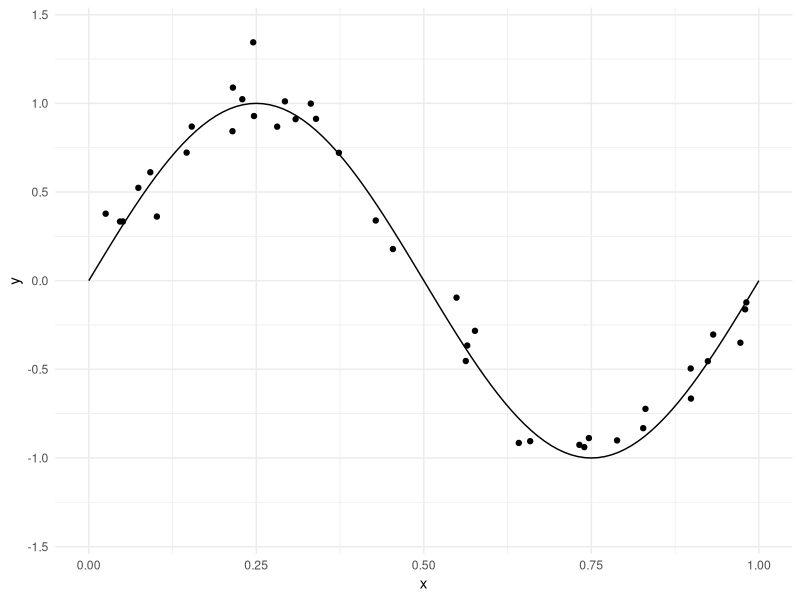
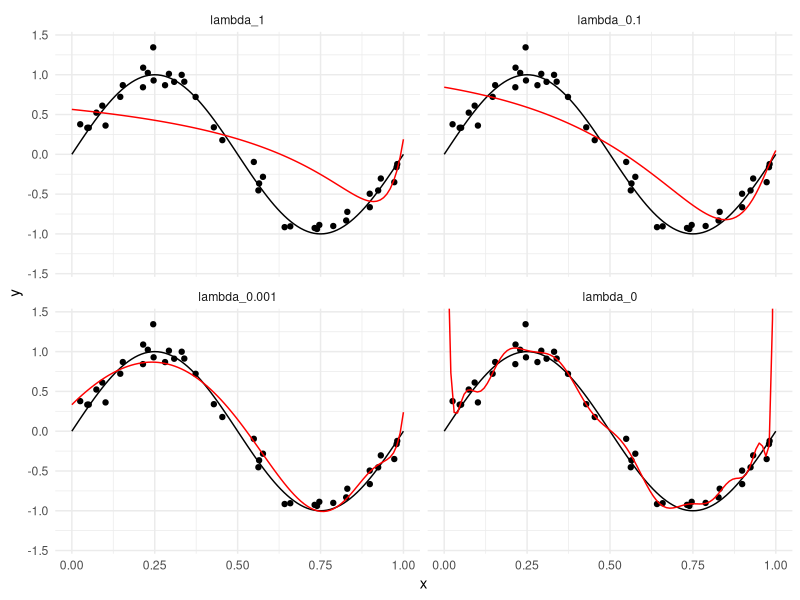
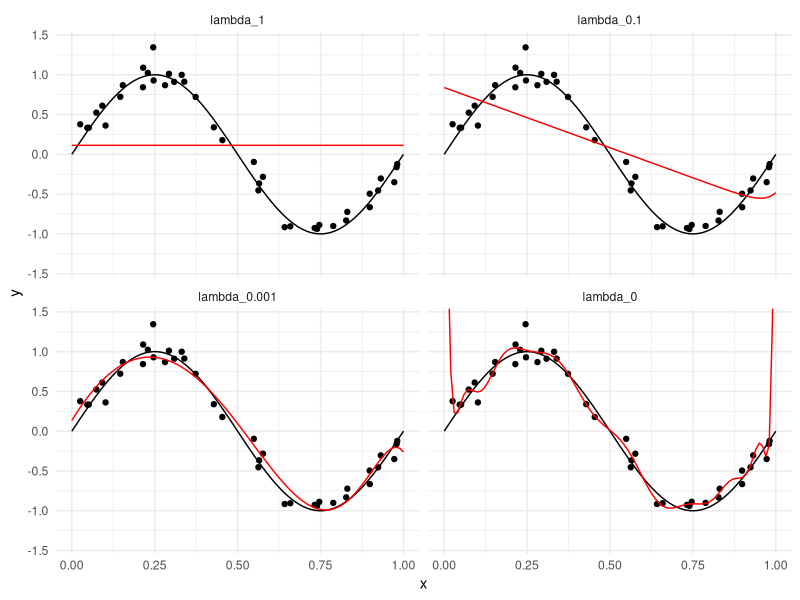

Write the R code that produced these figures, in order. (Note: this script raises an error after producing the figures.)
## ---- chunk 1
knitr::opts_chunk$set(echo = TRUE)
knitr::opts_chunk$set(message = FALSE)
# knitr::opts_knit$set(root.dir = '..')
knitr::opts_chunk$set(fig.height = 3, fig.width = 7)
knitr::opts_chunk$set(fig.pos='H')

library(data.table)
library(ggplot2)
library(magrittr)
library(glue)
library(purrr)
library(caret)
library(knitr)
library(glmnet)
## ---- chunk 2
set.seed(1337)
n <- 50
x <- runif(n, min = 0, max = 1)
e <- rnorm(n, 0, 0.1)
y <- sin(2*pi*x) + e

x_range <- seq(0,1,0.01)
f <- sin(2*pi*x_range)

data <- data.table(x = x, y = y)
data <- data[, constant := 1]

train_proportion <- 0.8
train_index <- sample(1:n, floor(n*train_proportion))

data_train <- data[train_index,]
data_test <- data[-train_index,]
data_range <- data.table(x = x_range, y = f)

p <- ggplot(data_train, aes(x, y)) +
    geom_point()  + 
    geom_line(data = data_range, aes(x, y)) +
    theme_minimal() +
    # xlim(0, 1) + ylim(-1.4, 1.4)
    coord_cartesian(xlim =c(0, 1), ylim = c(-1.4, 1.4))
p
## ---- chunk 3
MSE <- function(y, pred) {
    mean((y - pred)**2)
}

k <- c(0, 1, 5, 30)
train_control <- trainControl(method="cv", number=5)

mse_train <- list()
mse_test <- list()
mse_cross <- list()
aic <- list()
bic <- list()
for (i in k) {
    if (i == 0) {
       model <- lm(y ~ 1, data = data_train)
       model_caret <- train(y ~ constant, 
             data=data, 
             trControl=train_control, 
             method="lm", 
             tuneGrid  = expand.grid(intercept = FALSE) )
    } else {
        model <- lm(y ~ poly(x, i, raw = TRUE), data = data_train)
        formula <- as.formula(paste0("y ~ ", paste(paste0(paste0("I(x^",1:i),")"), collapse = " + ")))
        model_caret <- train(formula, 
               data=data, 
               trControl=train_control, 
               method="lm")
    }
    colname <- paste0("k_",i)
    data_train <- data_train[, eval(colname):=predict(model, newdata = data_train)]
    mse_train[[colname]] <-  MSE(data_train[, y], data_train[, get(colname)])
    data_test <- data_test[, eval(colname):=predict(model, newdata = data_test)]
    mse_test[[colname]] <-  MSE(data_test[, y], data_test[, get(colname)])
    mse_cross[[colname]] <-  model_caret$results$RMSE**2
    aic[[colname]] <-  AIC(model)
    bic[[colname]] <-  BIC(model)
}

evals <- cbind("train RMSE" = round(sqrt(unlist(mse_train)),2), "test RMSE" = round(sqrt(unlist(mse_test)),2), "CV RMSE" = round(sqrt(unlist(mse_cross)),2))

kable(evals)

## ---- chunk 4

lambda <- c(1,0.1,0.001)

model_formula <- as.formula("y ~ poly(x, 30, raw = TRUE)")
X <- model.matrix(model_formula, data = data_train)[,-1]
X_range <- model.matrix(model_formula, data = data_range)[,-1]

ridge.mod <- glmnet(X, data_train$y, alpha = 0, lambda = lambda)

for (l in lambda){
  colname = paste0("lambda_",l)
  ridge.pred <- predict(ridge.mod, s = l, newx =  X_range)
  data_range <- data_range[, eval(colname):= ridge.pred]
}

lm.mod <- lm(model_formula, data = data_train)
data_range <- data_range[, "lambda_0":=predict(lm.mod, newdata = data_range)]

data_range_long <- melt(data_range, id.vars = c("x", "y"))

p +
    geom_line(data = data_range_long, aes(x, value), color = "red") +
    facet_wrap(~variable)

## ---- chunk 5

lambda <- c(1,0.1,0.001)

lasso.mod <- glmnet(X, data_train$y, alpha = 1, lambda = lambda)

data_range <- data.table(x = x_range, y = f)
for (l in lambda){
  colname = paste0("lambda_",l)
  ridge.pred <- predict(lasso.mod, s = l, newx =  X_range)
  data_range <- data_range[, eval(colname):= ridge.pred]
}

lm.mod <- lm(model_formula, data = data_train)
data_range <- data_range[, "lambda_0":=predict(lm.mod, newdata = data_range)]

data_range_long <- melt(data_range, id.vars = c("x", "y"))

p +
    geom_line(data = data_range_long, aes(x, value), color = "red") +
    facet_wrap(~variable)

## ---- chunk 6
knitr::include_graphics("./figures/lasso_ridge.png")
## ---- chunk 7

ridge_best <- cv.glmnet(X, data_train$y, alpha = 0, lambda = seq(0.0005,0.1,by = 0.0005))
bestlam <- ridge_best$lambda.min

data_range <- data.table(x = x_range, y = f)
data_range <- data_range[, "ridge_best":=predict(ridge_best, s = bestlam, newx =  X_range)]
data_train <- data_train[, "ridge_best":=predict(ridge_best, s = bestlam, newx =  X)]
X_test <- model.matrix(model_formula, data = data_test)[,-1]
data_test <- data_test[, "ridge_best":=predict(ridge_best, s = bestlam, newx =  X_test)]

lasso_best <- cv.glmnet(X, data_train$y, alpha = 1, lambda = seq(0.0005,0.1,by = 0.0005))
bestlam <- lasso_best$lambda.min

data_range <- data_range[, "lasso_best":=predict(lasso_best, s = bestlam, newx =  X_range)]
data_train <- data_train[, "lasso_best":=predict(lasso_best, s = bestlam, newx =  X)]
data_test <- data_test[, "lasso_best":=predict(lasso_best, s = bestlam, newx =  X_test)]

data_range_long <- melt(data_range, id.vars = c("x", "y"))

p +
    geom_line(data = data_range_long, aes(x, value), color = "red") +
    facet_wrap(~variable)

## ---- chunk 8
for (model in c("ridge_best", "lasso_best")) {
  mse_train[[model]] <-  MSE(data_train[, y], data_train[, get(model)])
  mse_test[[model]] <-  MSE(data_test[, y], data_test[, get(model)])
  mse_cross[[model]] <-  min(get(model)$cvm)
  aic[[model]] <-  NA
  bic[[model]] <-  NA
}


evals <- cbind("train MSE" = unlist(mse_train), "test MSE" = unlist(mse_test), "CV MSE" = unlist(mse_cross))
kable(evals, digits = 2)
